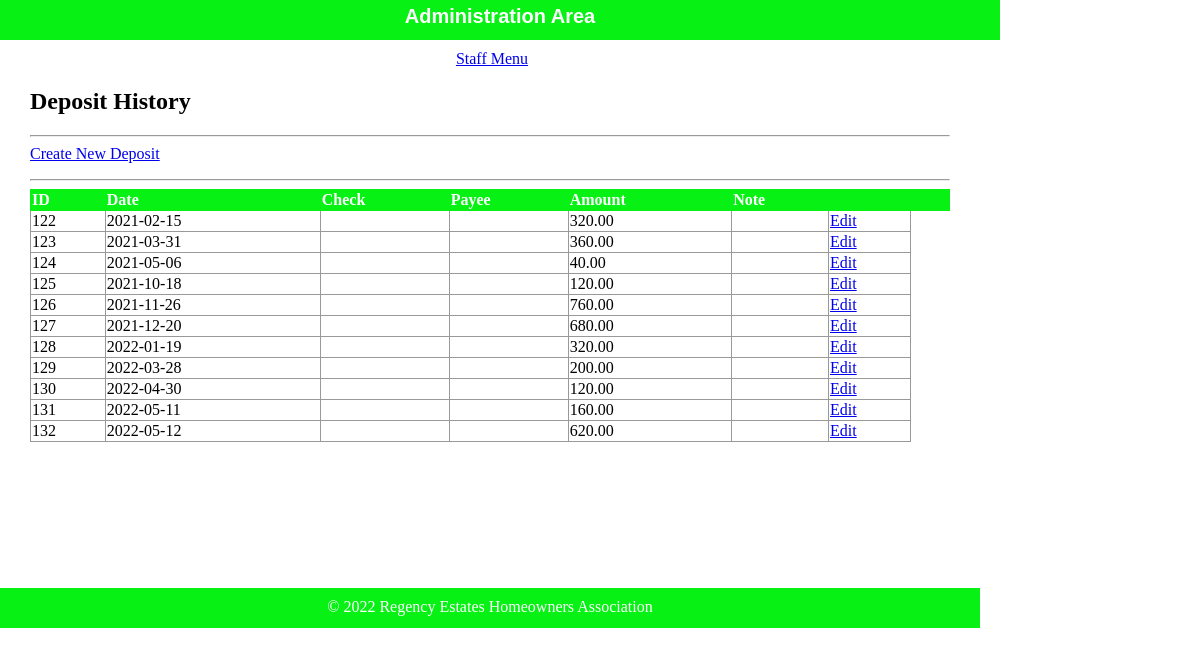
Page /html/public/staff/deposits/index.php on the earlier database version.
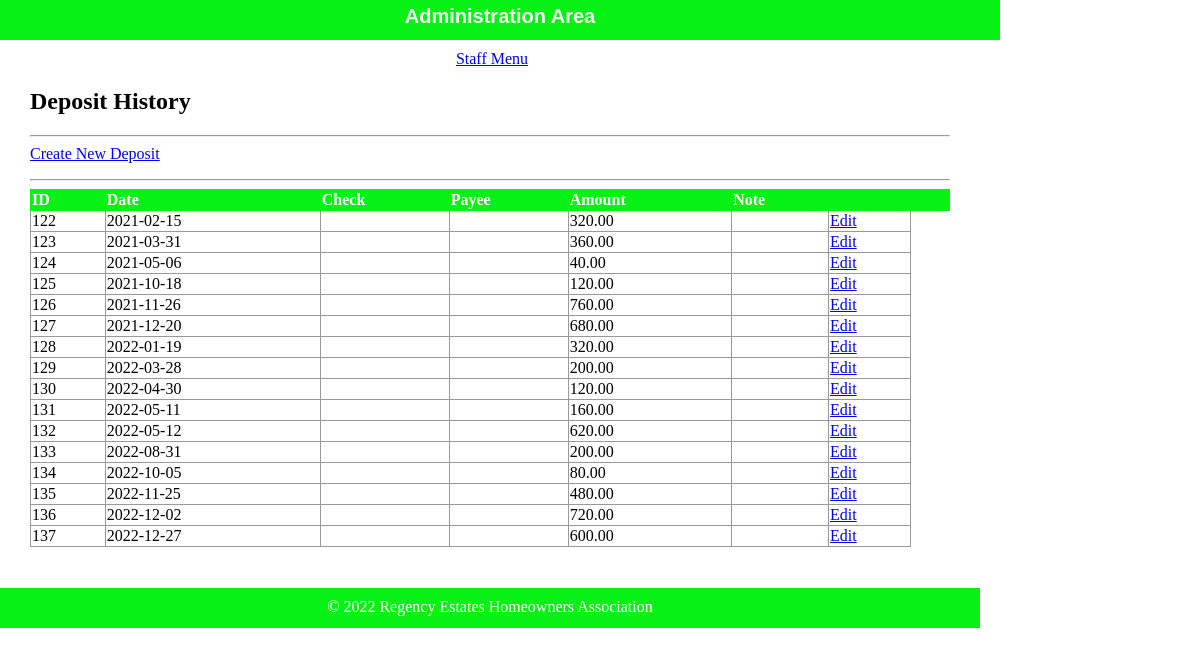
Same page on the later database version.
### tables this page shows
CREATE TABLE `deposit` (
  `id` int(11) NOT NULL,
  `fk_cat_id` int(11) DEFAULT NULL,
  `dt` date DEFAULT NULL,
  `is_reconciled` tinyint(1) DEFAULT NULL,
  `amount` decimal(10,2) DEFAULT NULL,
  `note` varchar(50) DEFAULT NULL,
  `ck_no` int(11) DEFAULT NULL,
  `payee` varchar(50) DEFAULT NULL
);

### html/private/functions.php (called while the page is built, shortened)
<?php
function url_for($script_path)
{
    if ($script_path[0] != '/')
    {
        $script_path = "/" . $script_path;
    }
    return WWW_ROOT . $script_path;
}
function htmlsc($string = "")
{
    return htmlspecialchars($string);
}
?>

### html/private/query_functions.php (called while the page is built, shortened)
<?php
  function find_all_deposits() {
    global $db;
    $sql = "SELECT * FROM deposit WHERE dt > '2021-01-01' ";
    $result = mysqli_query($db, $sql);
    return $result;
  }
?>

### html/public/staff/deposits/index.php (the view, shortened to what this page needs)
<?php $subject_set = find_all_deposits(); ?>
<?php include(SHARED_PATH . '/header.php'); ?>
    <div id="content">
        <div id="regency-menu">
            <h2>Deposit History</h2>
            <hr />
            <div class="actions">
                <a class="action" href="<?php echo url_for('/staff/deposits/index.php'); ?>">Create New Deposit</a>
            </div>
            <hr />
            <table class="list">
                <tr>
                    <th>ID</th>
                    <th>Date</th>
                    <th>Check</th>
                    <th>Payee</th>
                    <th>Amount</th>
                    <th>Note</th>
                    <th>&nbsp</th>
                    <th>&nbsp</th>
                    <th>&nbsp</th>
                </tr>
                <?php while($subject = mysqli_fetch_assoc($subject_set)) { ?>
                    <tr>
                        <td><?php echo htmlsc($subject['id']); ?></td>
                        <td><?php echo htmlsc($subject['dt']); ?></td>
                        <td><?php echo htmlsc($subject['ck_no']); ?></td>
                        <td><?php echo htmlsc($subject['payee']); ?></td>
                        <td><?php echo htmlsc($subject['amount']); ?></td>
                        <td><?php echo htmlsc($subject['note']); ?></td>
                        <td><a class="action" href="<?php echo url_for('/staff/subjects/show.php?id=' . htmlsc(urlencode($subject['id']))); ?>">Edit</a></td>
                    </tr>
                <?php } ?>
            </table>
        </div>
    </div>
<?php include(SHARED_PATH . '/footer.php'); ?>

### html/private/shared/header.php (shortened to what this page needs)
<!doctype html>
<html lang="en">
	<head>
		<link rel="stylesheet" media="all" href="<?php echo url_for('stylesheets/staff.css'); ?>" />
	</head>
	<body>
		<header>
			<h1>Administration Area</h1>
		</header>
		<navigation>
			<ul>
				<li>
					<a href="<?php echo url_for('/staff/index.php'); ?>">Staff Menu</a>
				</li>
			</ul>
		</navigation>

### html/private/shared/footer.php (shortened to what this page needs)
<footer>
	&copy; <?php echo date('Y'); ?> Regency Estates Homeowners Association
</footer>
</body>
</html>

### html/public/stylesheets/staff.css (style rules this page uses)
html { height: 100%; width: 100%; }
body { height: 1000px; width: 100%; margin: 0; padding: 0; }
header { width: 1000px; height: 40px; margin: 0 0 10px 0; padding: 0; background: #08F114; color: white; }
header h1 { margin: 0; padding: 5px; font-size: 20px; font-family: Verdana, Arial, Helvetica, sans-serif; text-align: center; }
navigation { width: 1000px; margin: 0; padding: 0; text-align: center; }
navigation ul { width: 1000px; list-style: none; padding: 0; margin: 0; }
navigation ul li { display: inline; margin-right: 1em; }
#content { width: 920px; min-height: 500px; padding: 0 30px; }
footer { width: 940px; height: 20px; margin: 0 0 10px 0; padding: 10px 20px; background: #08F114; color: white; text-align: center; }
.actions { margin-bottom: 1em; }
table { border-collapse: collapse; vertical-align: top; }
table.list { width: 100%; }
table.list tr td { border: 1px solid #999999; }
table.list tr th { border: 1px solid #08F114; background: #08F114; color: white; text-align: left; }

Differences in the rows shown:
added deposit: id "133", dt "2022-08-31", amount "200.00"
added deposit: id "134", dt "2022-10-05", amount "80.00"
added deposit: id "135", dt "2022-11-25", amount "480.00"
added deposit: id "136", dt "2022-12-02", amount "720.00"
added deposit: id "137", dt "2022-12-27", amount "600.00"
